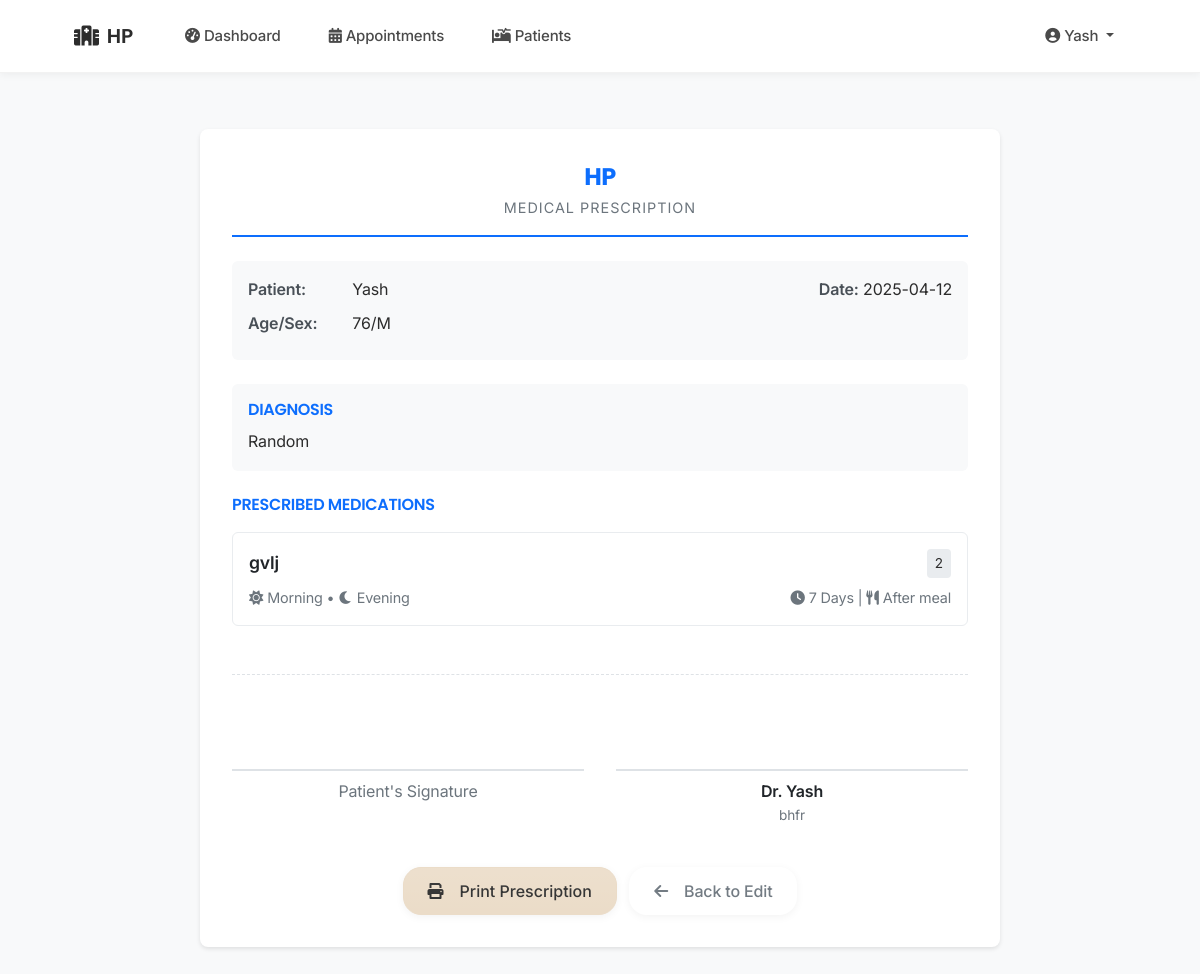
Screenshot of /doctor/print_prescription/1 (signed in) with the database file from the repository.
### tables this page shows
CREATE TABLE staff (
                id INTEGER PRIMARY KEY AUTOINCREMENT,
                name TEXT NOT NULL,
                email TEXT UNIQUE NOT NULL,
                password TEXT NOT NULL,
                hospital_name TEXT NOT NULL,
                created_at TIMESTAMP DEFAULT CURRENT_TIMESTAMP
            );

CREATE TABLE patients (
                id INTEGER PRIMARY KEY AUTOINCREMENT,
                name TEXT NOT NULL,
                age INTEGER NOT NULL,
                gender TEXT,
                contact TEXT,
                address TEXT,
                medical_history TEXT,
                created_at TIMESTAMP DEFAULT CURRENT_TIMESTAMP,
                created_by INTEGER,
                hospital_id INTEGER NOT NULL,
                FOREIGN KEY (created_by) REFERENCES staff(id),
                FOREIGN KEY (hospital_id) REFERENCES staff(id)
            );

CREATE TABLE appointments (
                id INTEGER PRIMARY KEY AUTOINCREMENT,
                patient_id INTEGER NOT NULL,
                doctor_id INTEGER NOT NULL,
                date TEXT NOT NULL,
                time_slot TEXT NOT NULL,
                status TEXT DEFAULT 'Scheduled',
                notes TEXT,
                created_at TIMESTAMP DEFAULT CURRENT_TIMESTAMP,
                hospital_id INTEGER NOT NULL,
                FOREIGN KEY (patient_id) REFERENCES patients(id),
                FOREIGN KEY (doctor_id) REFERENCES doctors(id),
                FOREIGN KEY (hospital_id) REFERENCES staff(id)
            );

CREATE TABLE prescriptions (
                id INTEGER PRIMARY KEY AUTOINCREMENT,
                appointment_id INTEGER NOT NULL UNIQUE,
                diagnosis TEXT NOT NULL,
                medicines TEXT NOT NULL,
                instructions TEXT,
                hospital_id INTEGER NOT NULL,
                created_at TIMESTAMP DEFAULT CURRENT_TIMESTAMP,
                FOREIGN KEY (appointment_id) REFERENCES appointments(id),
                FOREIGN KEY (hospital_id) REFERENCES staff(id)
            );

CREATE TABLE doctors (
                id INTEGER PRIMARY KEY AUTOINCREMENT,
                name TEXT NOT NULL,
                specialization TEXT NOT NULL,
                experience INTEGER,
                consultation_fee REAL,
                contact TEXT,
                bio TEXT,
                image_path TEXT,
                username TEXT UNIQUE,
                password TEXT,
                created_by INTEGER,
                hospital_id INTEGER NOT NULL,
                FOREIGN KEY (created_by) REFERENCES staff(id),
                FOREIGN KEY (hospital_id) REFERENCES staff(id)
            );

### app.py (the view)
@app.route('/doctor/print_prescription/<int:appointment_id>')
def print_prescription(appointment_id):
    if 'user_id' not in session or session['user_type'] != 'doctor':
        return redirect(url_for('login'))
    conn = get_db_connection()
    try:
        prescription_data = conn.execute('''
            SELECT a.id as appointment_id, a.date, a.time_slot,
                   p.name as patient_name, p.age, p.gender,
                   d.name as doctor_name, d.specialization,
                   pr.diagnosis, pr.medicines, pr.instructions,
                   s.hospital_name
            FROM appointments a
            JOIN patients p ON a.patient_id = p.id
            JOIN doctors d ON a.doctor_id = d.id
            JOIN staff s ON d.hospital_id = s.id
            LEFT JOIN prescriptions pr ON a.id = pr.appointment_id
            WHERE a.id = ? AND a.hospital_id = ?
        ''', (appointment_id, session['hospital_id'])).fetchone()
        if not prescription_data:
            flash('Prescription not found!', 'danger')
            return redirect(url_for('doctor_appointments'))
        next_appointment = conn.execute('''
            SELECT date, time_slot FROM appointments
            WHERE patient_id = (
                SELECT patient_id FROM appointments WHERE id = ?
            )
            AND date > (
                SELECT date FROM appointments WHERE id = ?
            )
            AND status = 'Scheduled'
            AND hospital_id = ?
            ORDER BY date ASC
            LIMIT 1
        ''', (appointment_id, appointment_id, session['hospital_id'])).fetchone()
        medicines_parsed = []
        if prescription_data['medicines']:
            for medicine in prescription_data['medicines'].split('\n'):
                if medicine.strip():
                    parts = medicine.split('|')
                    if len(parts) == 7:
                        medicines_parsed.append({
                            'name': parts[0],
                            'dosage': parts[1],
                            'frequency': parts[2],
                            'morning': parts[3],
                            'afternoon': parts[4],
                            'evening': parts[5],
                            'meal': parts[6]
                        })
        prescription = dict(prescription_data)
        prescription['medicines_parsed'] = medicines_parsed
        return render_template('doctor/print_prescription.html',
                            prescription=prescription,
                            next_appointment=next_appointment)
    except Exception as e:
        flash('Error loading prescription', 'danger')
        app.logger.error(f"Print prescription error: {str(e)}")
        return redirect(url_for('doctor_appointments'))
    finally:
        conn.close()

### app.py (called while the page is built)
@app.context_processor
def utility_processor():
    def now():
        return datetime.now()
    return dict(now=now)

def get_db_connection():
    try:
        conn = sqlite3.connect(get_db_path())
        conn.row_factory = sqlite3.Row
        return conn
    except sqlite3.Error as e:
        logger.error(f"Database connection error: {e}")
        raise

### database.py (called while the page is built)
def get_db_path():
    app_dir = os.path.dirname(os.path.abspath(__file__))
    if 'RENDER' in os.environ:
        db_dir = os.path.join(app_dir, 'data')
        if not os.path.exists(db_dir):
            os.makedirs(db_dir, exist_ok=True)
            logger.info(f"Created database directory: {db_dir}")
        return os.path.join(db_dir, 'hospital.db')
    else:
        instance_path = os.path.join(app_dir, 'instance')
        if not os.path.exists(instance_path):
            os.makedirs(instance_path, exist_ok=True)
            logger.info(f"Created instance directory: {instance_path}")
        return os.path.join(instance_path, 'hospital.db')

### templates/doctor/print_prescription.html (shortened to what this page needs)
{% extends "base.html" %}
{% block content %}
<div class="prescription-card container" style="max-width: 800px;">
    <div class="prescription-header text-center">
        <h1 class="hospital-name">{{ prescription.hospital_name }}</h1>
        <p class="prescription-subtitle mb-0">Medical Prescription</p>
    </div>
    <div class="info-section mt-4">
        <div class="row">
            <div class="col-md-6">
                <p class="mb-2">
                    <span class="info-label">Patient:</span>
                    {{ prescription.patient_name }}
                </p>
                <p class="mb-2">
                    <span class="info-label">Age/Sex:</span>
                    {{ prescription.age }}/{{ prescription.gender|first }}
                </p>
            </div>
            <div class="col-md-6 text-md-end">
                <p class="mb-2">
                    <span class="info-label">Date:</span>
                    {{ prescription.date }}
                </p>
            </div>
        </div>
    </div>
    <div class="info-section">
        <h6 class="text-uppercase mb-2" style="color: #0d6efd; font-weight: 600;">Diagnosis</h6>
        <p class="mb-0">{{ prescription.diagnosis }}</p>
    </div>
    <div class="mb-4">
        <h6 class="text-uppercase mb-3" style="color: #0d6efd; font-weight: 600;">Prescribed Medications</h6>
        {% for medicine in prescription.medicines_parsed %}
        <div class="medicine-item">
            <div class="d-flex justify-content-between align-items-center">
                <span class="medicine-name">{{ medicine.name }}</span>
                <span class="medicine-timing">{{ medicine.dosage }}</span>
            </div>
            <div class="medicine-details d-flex justify-content-between align-items-center">
                <span>
                    {% if medicine.morning == '1' %}<i class="fas fa-sun me-1"></i>Morning{% endif %}
                    {% if medicine.evening == '1' %}{% if medicine.morning == '1' or medicine.afternoon == '1' %} • {% endif %}<i class="fas fa-moon me-1"></i>Evening{% endif %}
                </span>
                <span>
                    <i class="fas fa-clock me-1"></i>{{ medicine.frequency }} |
                    <i class="fas fa-utensils me-1"></i>{{ medicine.meal|title }} meal
                </span>
            </div>
        </div>
        {% endfor %}
    </div>
    <div class="signature-area">
        <div class="row">
            <div class="col-6">
                <div class="signature-box"></div>
                <p class="text-center mb-0" style="color: #6c757d;">Patient's Signature</p>
            </div>
            <div class="col-6">
                <div class="signature-box"></div>
                <div class="doctor-info">
                    <p class="doctor-name">Dr. {{ prescription.doctor_name }}</p>
                    <p class="doctor-specialization">{{ prescription.specialization }}</p>
                </div>
            </div>
        </div>
    </div>
    <div class="no-print mt-4 text-center">
        <button onclick="window.print()" class="btn btn-primary btn-lg me-2">
            <i class="fas fa-print me-2"></i> Print Prescription
        </button>
        <a href="{{ url_for('prescriptions', appointment_id=prescription.appointment_id) }}" class="btn btn-outline-secondary btn-lg">
            <i class="fas fa-arrow-left me-2"></i> Back to Edit
        </a>
    </div>
</div>
{% endblock %}

### templates/base.html (style rules this page uses)
:root { --primary: rgb(235, 220, 200); --primary-dark: rgb(215, 200, 180); --primary-light: rgba(235, 220, 200, 0.1); --primary-lighter: rgba(235, 220, 200, 0.05); --secondary: rgb(200, 185, 165); --text-primary: #2c2c2c; --text-secondary: #4a4a4a; --bg-light: #fafafa; --white: #ffffff; --border-color: rgba(0,0,0,0.05); --success: #2e8b57; --success-light: rgba(46, 139, 87, 0.1); --info: rgb(235, 220, 200); --info-light: rgba(235, 220, 200, 0.1); --warning: #d4a017; --warning-light: rgba(212, 160, 23, 0.1); --danger: #c41e3a; --danger-light: rgba(196, 30, 58, 0.1); --spacing-xs: 0.5rem; --spacing-sm: 0.75rem; --spacing-md: 1rem; --spacing-lg: 1.5rem; --spacing-xl: 2rem; --radius-xs: 6px; --radius-sm: 10px; --radius-md: 14px; --radius-lg: 18px; --radius-xl: 24px; --radius-2xl: 30px; --radius-full: 9999px; --shadow-sm: 0 2px 8px rgba(0,0,0,0.05); --shadow-md: 0 4px 12px rgba(0,0,0,0.08); --shadow-lg: 0 8px 24px rgba(0,0,0,0.12); --transition-fast: all 0.2s ease; --transition-normal: all 0.3s ease; }
body { font-family: 'Inter', sans-serif; min-height: 100vh; display: flex; flex-direction: column; background-color: var(--bg-light); color: var(--text-primary); line-height: 1.6; -webkit-font-smoothing: antialiased; letter-spacing: -0.01em; }
h1, h2, h3, h4, h5, h6 { font-family: 'Poppins', sans-serif; font-weight: 600; color: var(--text-primary); margin-bottom: var(--spacing-lg); letter-spacing: -0.02em; line-height: 1.3; }
.btn { padding: 0.625rem 1.25rem; font-weight: 500; border-radius: var(--radius-md); transition: var(--transition-fast); position: relative; overflow: hidden; min-width: 120px; height: 44px; display: inline-flex; align-items: center; justify-content: center; gap: var(--spacing-xs); font-size: 0.9375rem; line-height: 1.5; text-align: center; white-space: nowrap; vertical-align: middle; cursor: pointer; user-select: none; border: 1px solid transparent; box-shadow: var(--shadow-sm); }
.btn::after { content: ''; position: absolute; top: 0; left: 0; width: 100%; height: 100%; background: linear-gradient(rgba(255,255,255,0.1), rgba(255,255,255,0)); pointer-events: none; transition: var(--transition-fast); }
.btn-lg { padding: 0.75rem 1.5rem; font-size: 1rem; min-width: 140px; height: 48px; border-radius: var(--radius-lg); }
.btn-primary { background-color: var(--primary) !important; border-color: var(--primary) !important; color: var(--text-primary) !important; }
.container { padding-left: var(--spacing-xl); padding-right: var(--spacing-xl); }
.row { margin-left: calc(-1 * var(--spacing-md)); margin-right: calc(-1 * var(--spacing-md)); }
.row > [class*="col-"] { padding-left: var(--spacing-md); padding-right: var(--spacing-md); }

### templates/doctor/print_prescription.html (style rules this page uses)
.prescription-card { background: white; box-shadow: 0 2px 4px rgba(0, 0, 0, 0.1); border-radius: 8px; padding: 2rem; margin: 2rem auto; }
.prescription-header { border-bottom: 2px solid #0d6efd; padding-bottom: 1rem; }
.hospital-name { color: #0d6efd; font-size: 1.5rem; font-weight: 700; margin-bottom: 0.25rem; }
.prescription-subtitle { color: #6c757d; font-size: 0.9rem; text-transform: uppercase; letter-spacing: 1px; }
.info-section { background: #f8f9fa; border-radius: 6px; padding: 1rem; margin-bottom: 1.5rem; }
.info-label { color: #495057; font-weight: 600; min-width: 100px; display: inline-block; }
.medicine-item { background: white; border: 1px solid #e9ecef; border-radius: 6px; padding: 1rem; margin-bottom: 0.75rem; transition: all 0.2s; }
.medicine-name { color: #212529; font-weight: 600; font-size: 1.1rem; }
.medicine-details { color: #6c757d; font-size: 0.9rem; margin-top: 0.5rem; }
.medicine-timing { background: #e9ecef; border-radius: 4px; padding: 0.25rem 0.5rem; font-size: 0.85rem; }
.signature-area { margin-top: 3rem; padding-top: 1rem; border-top: 1px dashed #dee2e6; }
.signature-box { min-height: 80px; border-bottom: 2px solid #dee2e6; margin-bottom: 0.5rem; }
.doctor-info { text-align: center; }
.doctor-name { color: #212529; font-weight: 600; margin-bottom: 0; }
.doctor-specialization { color: #6c757d; font-size: 0.85rem; }

### rows the page displays
staff: hospital_name "HP"
patients: patient_name "Yash", age "76", gender|first "M"
appointments: date "2025-04-12"
prescriptions: diagnosis "Random"
doctors: doctor_name "Yash", specialization "bhfr"

### other values shown
{{ session.get('hospital_name', 'Hospital Management') }} "HP"
{{ session.get('name', 'User') }} "Yash"
{{ medicine.name }} "gvlj"
{{ medicine.dosage }} "2"
{{ medicine.frequency }} "7 Days"
{{ medicine.meal|title }} "After"
